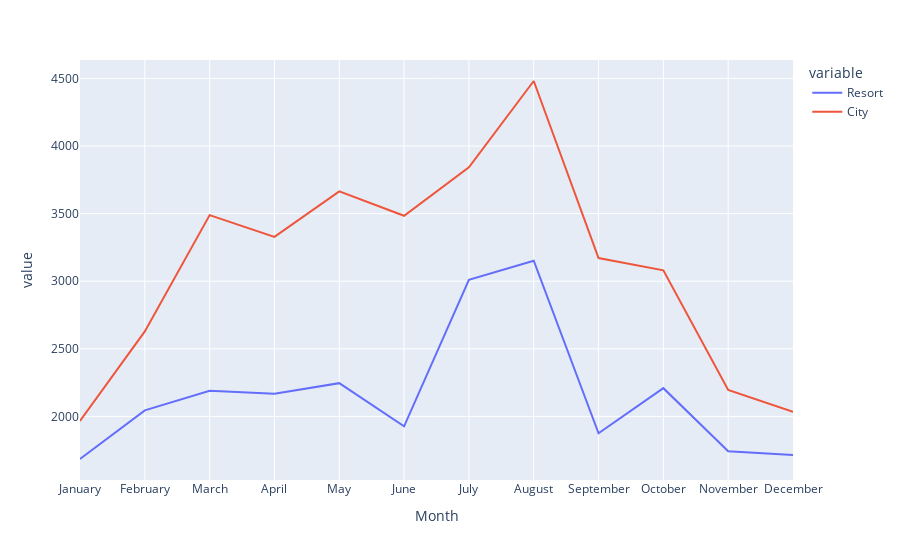

The notebook cell saved with this chart:
### Code cell
px.line(data_frame=merged_data, x='Month', y=['Resort', 'City'])

### Figure 1 — Plotly figure (JSON) as saved in the notebook; plotly's stock layout.template omitted (floating-point values rounded to 4 significant figures)
{"data": [{"hovertemplate": "variable=Resort<br>Month=%{x}<br>value=%{y}<extra></extra>", "legendgroup": "Resort", "line": {"color": "#636efa", "dash": "solid"}, "marker": {"symbol": "circle"}, "mode": "lines", "name": "Resort", "orientation": "v", "showlegend": true, "type": "scatter", "x": ["January", "February", "March", "April", "May", "June", "July", "August", "September", "October", "November", "December"], "xaxis": "x", "y": [1685, 2045, 2189, 2167, 2246, 1927, 3011, 3152, 1875, 2209, 1743, 1715], "yaxis": "y"}, {"hovertemplate": "variable=City<br>Month=%{x}<br>value=%{y}<extra></extra>", "legendgroup": "City", "line": {"color": "#EF553B", "dash": "solid"}, "marker": {"symbol": "circle"}, "mode": "lines", "name": "City", "orientation": "v", "showlegend": true, "type": "scatter", "x": ["January", "February", "March", "April", "May", "June", "July", "August", "September", "October", "November", "December"], "xaxis": "x", "y": [1966, 2629, 3489, 3328, 3665, 3484, 3843, 4481, 3171, 3081, 2196, 2034], "yaxis": "y"}], "layout": {"legend": {"title": {"text": "variable"}, "tracegroupgap": 0}, "margin": {"t": 60}, "xaxis": {"anchor": "y", "domain": [0, 1], "title": {"text": "Month"}}, "yaxis": {"anchor": "x", "domain": [0, 1], "title": {"text": "value"}}}}
